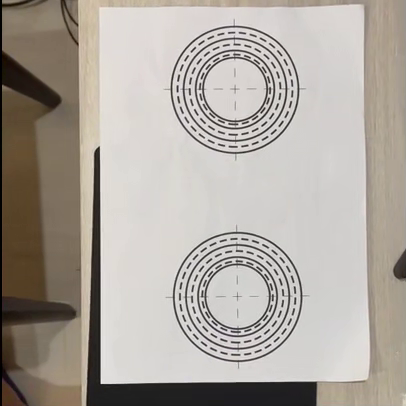
#> input picture frame 82 of test/1.mp4, 406 x 406 px
$ python detect_circle.py
#> lines starting #> are read from the running program, lines starting #| are printed output that depends on the picture; after the words box and inside, x2 and y2 are one past the last pixel; in counts of white or black regions, pixels touching at a corner belong together
import cv2
import numpy as np

test_file = '../static/videos/ring/1.mp4'
cap = cv2.VideoCapture(test_file)
circle_center_points = []


def calc_the_most_frequent_position_of_points(points):
    pass


try:
    while True:
        ret, frame = cap.read()
#> frame is the input picture: shape (406, 406, 3); mean B, G, R 159.1, 166.7, 173.4
        img_note = frame.copy()
        img_calc = frame.copy()

        # 高斯滤波平滑
        img_calc = cv2.GaussianBlur(img_calc, (5, 5), 0)
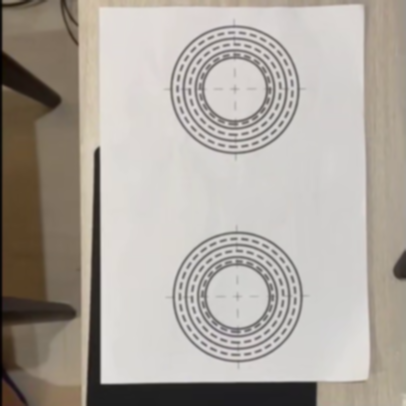
#> img_calc: shape (406, 406, 3); mean B, G, R 159.1, 166.7, 173.4
        img_gray = cv2.cvtColor(img_calc, cv2.COLOR_BGR2GRAY)
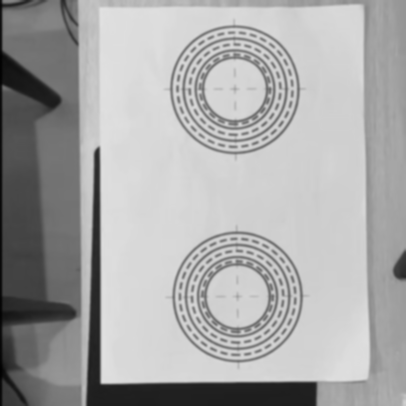
#> img_gray: shape (406, 406); min 1, max 225, mean 167.8
        # cv2.imshow("gray", img_gray)

        # 二值化
        binary = cv2.adaptiveThreshold(~img_gray, 255,
                                       cv2.ADAPTIVE_THRESH_GAUSSIAN_C, cv2.THRESH_BINARY, 15, -10)
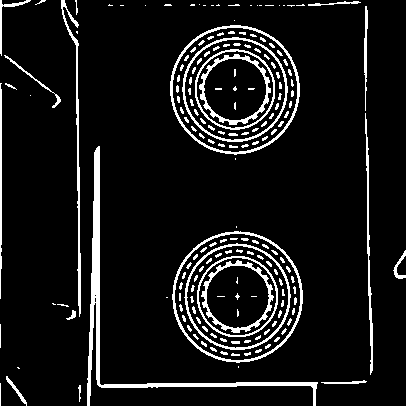
#> binary: shape (406, 406); 9% white; 182 white regions (135 under 20 px), largest, box (x1, y1, x2, y2) and area: (87, 146, 318, 406) 2767, (170, 25, 300, 155) 1096, (172, 231, 303, 363) 1095
        erode_kernel = np.ones((1, 1), dtype=np.uint8)
        erosion_binary = cv2.erode(binary, kernel=erode_kernel, iterations=1)

        # 拓展图片维度
        erosion_binary_channel3 = np.repeat(erosion_binary[:, :, np.newaxis], repeats=3, axis=2)

        print(erosion_binary_channel3.shape)
#| (406, 406, 3)
        cv2.imshow("binary", erosion_binary_channel3)

        # 在二值化画面中查找圆形
        circles = cv2.HoughCircles(erosion_binary, cv2.HOUGH_GRADIENT, 1, 100)
#> circles = [[237.5, 90.5, 61.9], [242.5, 299.5, 59]]
        if circles is not None:
            circles = np.round(circles[0, :]).astype('int')
#> circles = [[238, 90, 62], [242, 300, 59]]
            for (x, y, r) in circles:
                cv2.circle(img_note, (x, y), r, (0, 255, 0), 4)
                cv2.rectangle(img_note, (x - 5, y - 5), (x + 5, y + 5), (0, 128, 255), -1)
#> this loop made 2 passes
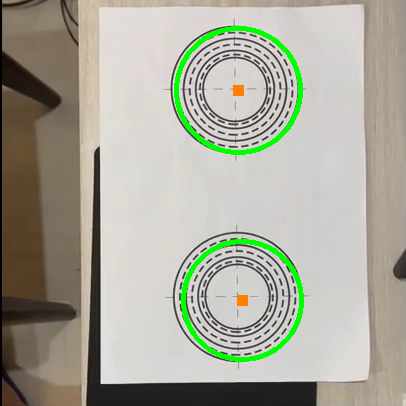
#> img_note: shape (406, 406, 3); 2.44% of pixels changed, all inside (x1, y1, x2, y2) = (174, 26, 304, 362)
                # break

        cv2.imshow("output", np.hstack([frame, erosion_binary_channel3, img_note]))
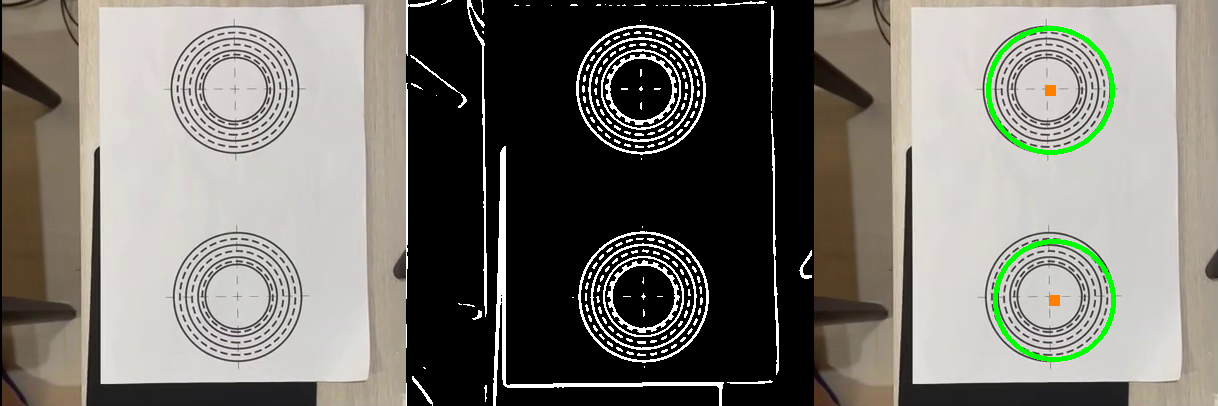
#> window 'output': shape (406, 1218, 3); mean B, G, R 112.3, 119.4, 121.9
        cv2.waitKey(0)

except KeyboardInterrupt:
    print('end')

$ run again, starting later in the video
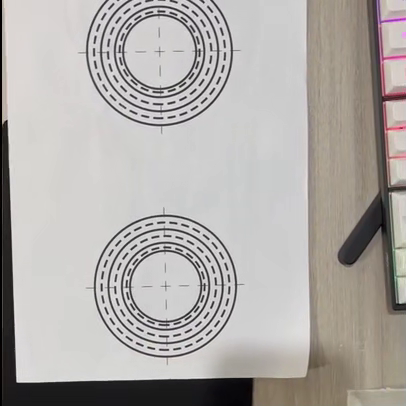
#> input picture frame 372 of test/1.mp4, 406 x 406 px
#> frame is the input picture: shape (406, 406, 3); mean B, G, R 169.1, 172.3, 176.2
#> `binary = cv2.adaptiveThreshold(~img_gray, 255, cv2.ADAPTIVE_THRESH_GAU..`:
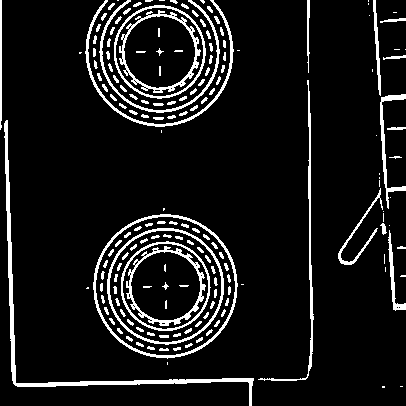
#> binary: shape (406, 406); 9.3% white; 171 white regions (38 under 20 px), largest, box (x1, y1, x2, y2) and area: (4, 120, 254, 406) 2084, (93, 214, 238, 359) 1266, (85, 0, 234, 127) 996
#| (406, 406, 3)
#> `circles = cv2.HoughCircles(erosion_binary, cv2.HOUGH_GRADIENT, 1, 100)`: circles = [[167.5, 293.5, 63.7], [167.5, 64.5, 59.1]]
#> `circles = np.round(circles[0, :]).astype('int')`: circles = [[168, 294, 64], [168, 64, 59]]
#> the loop `for (x, y, r) in circles:` made 2 passes
#> `cv2.imshow("output", np.hstack([frame, erosion_binary_channel3, img_no..`:
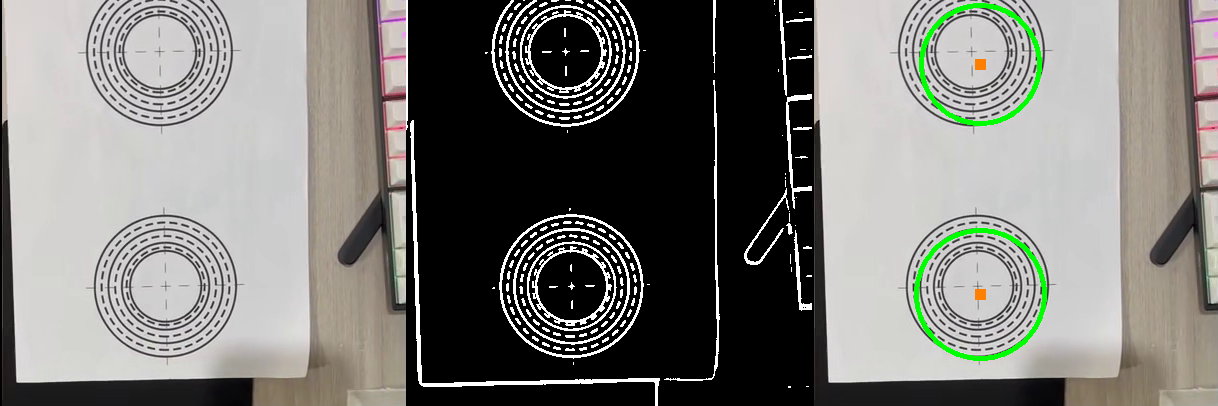
#> window 'output': shape (406, 1218, 3); mean B, G, R 119.2, 123.4, 124.1

$ run again, starting later in the video
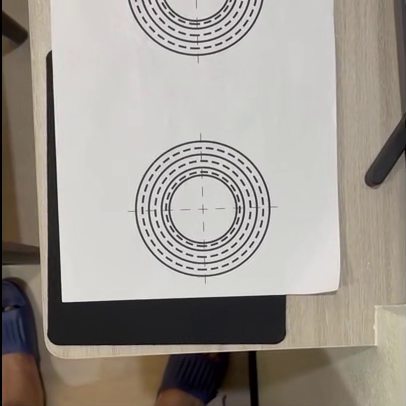
#> input picture frame 662 of test/1.mp4, 406 x 406 px
#> frame is the input picture: shape (406, 406, 3); mean B, G, R 145.2, 152.3, 158.4
#> `binary = cv2.adaptiveThreshold(~img_gray, 255, cv2.ADAPTIVE_THRESH_GAU..`:
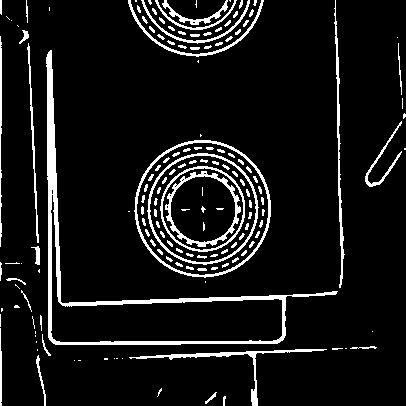
#> binary: shape (406, 406); 8.8% white; 155 white regions (52 under 20 px), largest, box (x1, y1, x2, y2) and area: (46, 50, 338, 345) 4093, (134, 140, 271, 278) 1183, (147, 153, 259, 265) 896
#| (406, 406, 3)
#> `circles = cv2.HoughCircles(erosion_binary, cv2.HOUGH_GRADIENT, 1, 100)`: circles = [[200.5, 208.5, 66.7]]
#> `circles = np.round(circles[0, :]).astype('int')`: circles = [[200, 208, 67]]
#> the loop `for (x, y, r) in circles:` made 1 pass
#> `cv2.imshow("output", np.hstack([frame, erosion_binary_channel3, img_no..`:
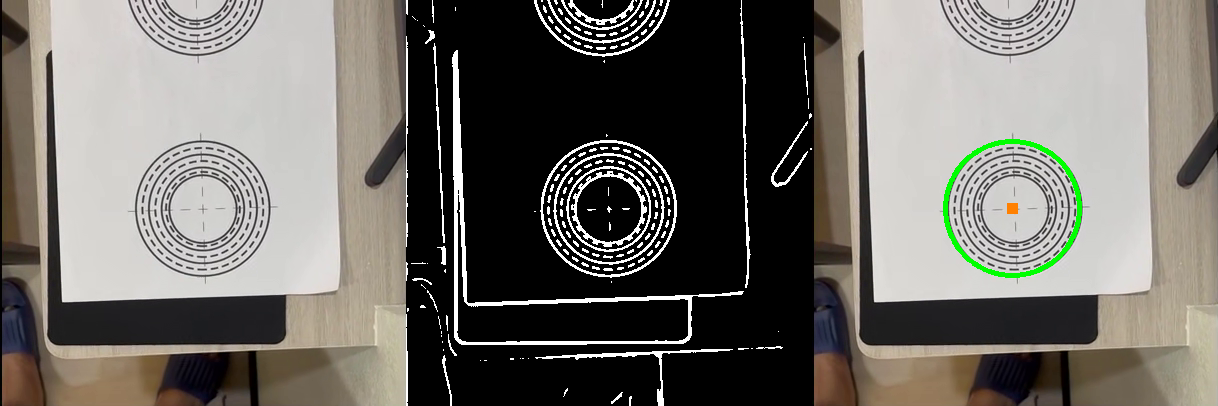
#> window 'output': shape (406, 1218, 3); mean B, G, R 103.5, 109.3, 112.4
